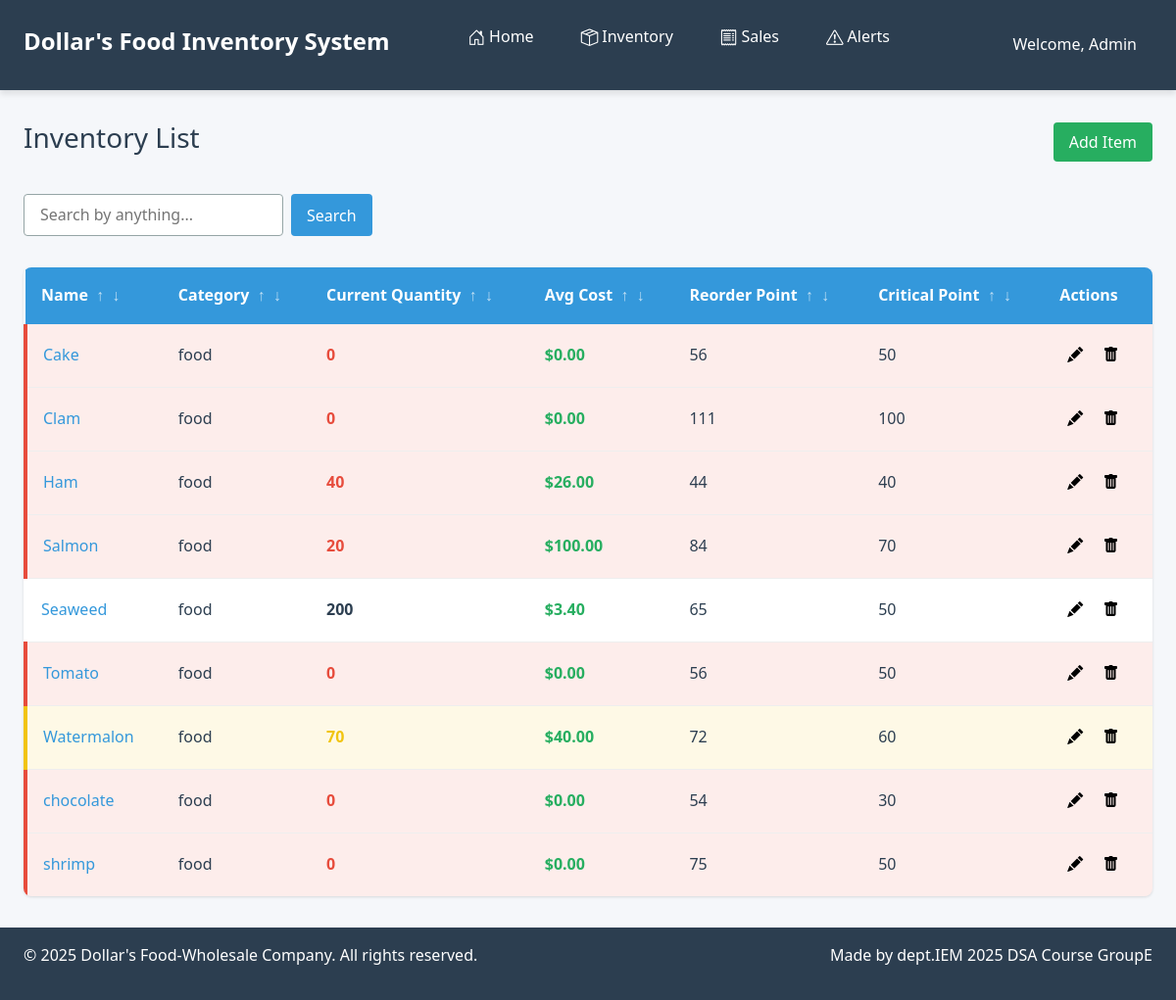
Screenshot of /inventory/ with the database file from the repository.
### inventory/models.py (models this page shows, shortened)
class Item(models.Model):
    CATEGORY_CHOICES = [('food','food'),]
    name = models.CharField(max_length=100, unique=True)
    category = models.CharField(max_length=20, choices=CATEGORY_CHOICES, null=True, blank=True)
    critical_point = models.IntegerField(default=0)
    lead_time_demand = models.FloatField(
        validators=[MinValueValidator(0.1), MaxValueValidator(1.0)],
        help_text="please enter a number between 0.1 ~ 1.0 as the system criteria",
        default=0.1
    )
    image = models.ImageField(upload_to='item_images/', blank=True, null=True)
    @property
    def weighted_avg_cost(self):
        today = now().date()
        aggregate = self.stockins.filter(
            models.Q(expiry_date__gte=today) | models.Q(expiry_date__isnull=True)
        ).aggregate(
            total_cost=models.Sum(models.F('unitcost') * models.F('quantity')),
            total_quantity=models.Sum('quantity')
        )
        total_cost = aggregate['total_cost'] or Decimal('0')
        total_quantity = aggregate['total_quantity'] or Decimal('0')
        if total_quantity > 0:
            return (total_cost / total_quantity).quantize(Decimal('0.00'))
        return Decimal('0.00')

### inventory/views.py (the view, shortened to what this page needs)
# urls.py: path('', views.item_list, name='item_list'),
def item_list(request):
    sort = request.GET.get('sort', 'name')  # 預設排序為 name
    query = request.GET.get('query', '')
    today = now().date()
    items = Item.objects.annotate(
        total_quantity=Sum(
            Case(
                When(stockins__expiry_date__gte=today, then='stockins__quantity'),
                When(stockins__expiry_date__isnull=True, then='stockins__quantity'),
                default=0,
                output_field=IntegerField()
            )
        )
    ).distinct()
    for item in items:
        reorder_point = ceil(item.critical_point * (1 + item.lead_time_demand))
        current_quantity = item.total_quantity or 0
        if current_quantity <= reorder_point:
            item.level = 'reorder'
            if current_quantity <= item.critical_point:
                item.level = 'critical'
        else:
            item.level = 'normal'
        item.reorder_point = reorder_point
    items = list(items)
    reverse = sort.startswith('-')
    sort_key = sort.lstrip('-')
    if sort_key == 'reorder_point':
        items.sort(key=lambda i: i.reorder_point, reverse=reverse)
    if sort_key == 'weighted_avg_cost':
        items.sort(key=lambda i: i.weighted_avg_cost if i.weighted_avg_cost is not None else 0, reverse=reverse)
    elif sort_key == 'total_quantity':
        items.sort(key=lambda i: i.total_quantity if i.total_quantity is not None else 0, reverse=reverse)
    else:
        valid_fields = [f.name for f in Item._meta.fields]
        if sort_key in valid_fields:
            items.sort(key=lambda i: getattr(i, sort_key) or '', reverse=reverse)
    return render(request, 'inventory/item_list.html', {
        'items': items,
        'current_sort': sort,
        'query': query,
    })

### inventory/templates/inventory/item_list.html
{% extends "base.html" %}
{% load static %}
{% block page_title %}
Inventory List
{% endblock %}
{% block page_actions %}
<a href="{% url 'inventory:item_create' %}" class="btn btn-add">Add Item</a>
{% endblock %}
{% block content %}
<link rel="stylesheet" href="{% static 'css/inventory.css' %}">
<div class="inventory-header">
    <div class="inventory-actions">
        <form method="get" action="" class="search-form">
            <input type="text" name="query" value="{{ query|default_if_none:'' }}"
                   placeholder="Search by anything..." class="search-input">
            <button type="submit" class="btn btn-search">Search</button>
        </form>
    </div>
</div>
<div class="table-container">
    <table class="inventory-table">
        <thead>
            <tr>
                <th class="sortable">
                    Name
                    <a href="?{% if query %}query={{ query }}&{% endif %}sort=name" class="sort-link">↑</a>
                    <a href="?{% if query %}query={{ query }}&{% endif %}sort=-name" class="sort-link">↓</a>
                </th>
                <th class="sortable">
                    Category
                    <a href="?{% if query %}query={{ query }}&{% endif %}sort=category" class="sort-link">↑</a>
                    <a href="?{% if query %}query={{ query }}&{% endif %}sort=-category" class="sort-link">↓</a>
                </th>
                <th class="sortable">
                    Current Quantity
                    <a href="?{% if query %}query={{ query }}&{% endif %}sort=total_quantity" class="sort-link">↑</a>
                    <a href="?{% if query %}query={{ query }}&{% endif %}sort=-total_quantity" class="sort-link">↓</a>
                </th>
                <th class="sortable">
                    Avg Cost
                    <a href="?{% if query %}query={{ query }}&{% endif %}sort=weighted_avg_cost" class="sort-link">↑</a>
                    <a href="?{% if query %}query={{ query }}&{% endif %}sort=-weighted_avg_cost" class="sort-link">↓</a>
                </th>
                <th class="sortable">
                    Reorder Point
                    <a href="?{% if query %}query={{ query }}&{% endif %}sort=reorder_point" class="sort-link">↑</a>
                    <a href="?{% if query %}query={{ query }}&{% endif %}sort=-reorder_point" class="sort-link">↓</a>
                </th>
                <th class="sortable">
                    Critical Point
                    <a href="?{% if query %}query={{ query }}&{% endif %}sort=critical_point" class="sort-link">↑</a>
                    <a href="?{% if query %}query={{ query }}&{% endif %}sort=-critical_point" class="sort-link">↓</a>
                </th>
                <th>Actions</th>
            </tr>
        </thead>
        <tbody>
            {% for item in items %}
            <tr class="inventory-item {{ item.level }}">
                <td>
                    <a href="{% url 'inventory:item_detail' item.pk %}" class="item-link">{{ item.name }}</a>
                </td>
                <td>{{ item.get_category_display|default:"-" }}</td>
                <td class="quantity-cell">{{ item.total_quantity|default:"0" }}</td>
                <td class="cost-cell">${{ item.weighted_avg_cost|floatformat:2 }}</td>
                <td class="reorder-cell">{{ item.reorder_point }}</td>
                <td class="critical-cell">{{ item.critical_point }}</td>
                <td class="actions-cell">
                    <a href="{% url 'inventory:item_update' item.pk %}" class="btn-edit"><i class="bi bi-pencil-fill"></i></a>
                    <a href="{% url 'inventory:item_delete' item.pk %}" class="btn-delete"><i class="bi bi-trash-fill"></i></a>
                </td>
            </tr>
            {% empty %}
            <tr class="no-items">
                <td colspan="7">
                    No items found
                </td>
            </tr>
            {% endfor %}
        </tbody>
    </table>
</div>
{% endblock %}

### templates/base.html (shortened to what this page needs)
<!DOCTYPE html>
{% load static %}
<html lang="en">
<head>
    <link href="https://cdn.jsdelivr.net/npm/bootstrap@5.3.0/dist/css/bootstrap.min.css" rel="stylesheet">
    <link rel="stylesheet" href="{% static 'css/base.css' %}">
    <link rel="stylesheet" href="https://cdn.jsdelivr.net/npm/bootstrap-icons@1.11.1/font/bootstrap-icons.css">
</head>
<body class="app-body">
    <header class="app-header">
        <div class="header-container">
            <div class="branding">
                <h1 class="app-title">Dollar's Food Inventory System</h1>
            </div>
            <nav class="main-nav">
                <ul class="nav-list">
                    <li class="nav-item">
                        <a href="{% url 'homepage:homepage' %}" class="nav-link">
                            <i class="bi bi-house-door"></i> Home
                        </a>
                    </li>
                    <li class="nav-item">
                        <a href="{% url 'inventory:item_list' %}" class="nav-link">
                            <i class="bi bi-box-seam"></i> Inventory
                        </a>
                    </li>
                    <li class="nav-item">
                        <a href="{% url 'transactions:transaction_list' %}" class="nav-link">
                            <i class="bi bi-receipt"></i> Sales
                        </a>
                    </li>
                    <li class="nav-item">
                        <a href="{% url 'alerts:alert_list' %}" class="nav-link">
                            <i class="bi bi-exclamation-triangle"></i> Alerts
                        </a>
                    </li>
                </ul>
            </nav>
            <div class="user-controls">
                <span class="welcome-msg">
                    <a href="{% url 'admin:index' %}" class="nav-link">Welcome, Admin</a>
                </span>
            </div>
        </div>
    </header>
    <main class="app-main">
        <div class="content-container">
            <div class="page-header">
                <h2 class="page-title">{% block page_title %}{% endblock %}</h2>
                <div class="page-actions">
                    {% block page_actions %}{% endblock %}
                </div>
            </div>
            {% block content %}{% endblock %}
        </div>
    </main>
    <footer class="app-footer">
        <div class="footer-container">
            <p class="copyright">&copy; {% now "Y" %} Dollar's Food-Wholesale Company. All rights reserved.</p>
            <p class="groupE">Made by dept.IEM 2025 DSA Course GroupE</p>
        </div>
    </footer>
</body>
</html>

### static/css/base.css (style rules this page uses)
:root { --primary-color: #2c3e50; --secondary-color: #3498db; --accent-color: #e74c3c; --success-color: #27ae60; --warning-yellow: #f1c40f; --warning-orange: #e67e22; --warning-red: #e74c3c; --light-color: #ecf0f1; --dark-color: #2c3e50; --gray-color: #95a5a6; --space-xs: 0.25rem; --space-sm: 0.5rem; --space-md: 1rem; --space-lg: 1.5rem; --space-xl: 2rem; --radius-sm: 4px; --radius-md: 8px; --radius-lg: 12px; --shadow-sm: 0 1px 3px rgba(0,0,0,0.12); --shadow-md: 0 4px 6px rgba(0,0,0,0.1); --shadow-lg: 0 10px 25px rgba(0,0,0,0.1); }
* { margin: 0; padding: 0; box-sizing: border-box; }
.app-body { font-family: 'Segoe UI', 'Roboto', sans-serif; line-height: 1.6; color: var(--dark-color); background-color: #f5f7fa; display: flex; flex-direction: column; min-height: 100vh; }
.app-header { background-color: var(--primary-color); color: white; box-shadow: var(--shadow-md); position: sticky; top: 0; z-index: 1000; }
.header-container { display: flex; justify-content: space-between; align-items: center; max-width: 1400px; margin: 0 auto; padding: var(--space-md) var(--space-lg); }
.branding { display: flex; align-items: center; gap: var(--space-md); }
.app-title { font-size: 1.5rem; font-weight: 600; }
.main-nav { flex-grow: 1; margin: 0 var(--space-xl); }
.nav-list { display: flex; gap: var(--space-md); list-style: none; }
.nav-link { color: white; text-decoration: none; display: flex; align-items: center; gap: var(--space-xs); padding: var(--space-sm) var(--space-md); border-radius: var(--radius-sm); transition: all 0.2s ease; }
.nav-link i { font-size: 1.1rem; }
.app-main { flex: 1; padding: var(--space-xl) 0; }
.content-container { max-width: 1400px; margin: 0 auto; padding: 0 var(--space-lg); }
.page-header { display: flex; justify-content: space-between; align-items: center; margin-bottom: var(--space-xl); }
.page-title { font-size: 1.75rem; color: var(--primary-color); }
.app-footer { background-color: var(--primary-color); color: white; padding: var(--space-md) 0; }
.footer-container { max-width: 1400px; margin: 0 auto; padding: 0 var(--space-lg); display: flex; justify-content: space-between; align-items: center; }
.groupE { display: flex; gap: var(--space-lg); }
.btn { display: inline-flex; align-items: center; gap: var(--space-xs); padding: var(--space-sm) var(--space-md); border-radius: var(--radius-sm); font-weight: 500; cursor: pointer; transition: all 0.2s ease; border: none; }

### rows the page displays
Item: name "Cake", category "food", total_quantity "0", weighted_avg_cost "0.00", reorder_point "56", critical_point "50"
Item: name "Clam", category "food", total_quantity "0", weighted_avg_cost "0.00", reorder_point "111", critical_point "100"
Item: name "Ham", category "food", total_quantity "40", weighted_avg_cost "26.00", reorder_point "44", critical_point "40"
Item: name "Salmon", category "food", total_quantity "20", weighted_avg_cost "100.00", reorder_point "84", critical_point "70"
Item: name "Seaweed", category "food", total_quantity "200", weighted_avg_cost "3.40", reorder_point "65", critical_point "50"
Item: name "Tomato", category "food", total_quantity "0", weighted_avg_cost "0.00", reorder_point "56", critical_point "50"
Item: name "Watermalon", category "food", total_quantity "70", weighted_avg_cost "40.00", reorder_point "72", critical_point "60"
Item: name "chocolate", category "food", total_quantity "0", weighted_avg_cost "0.00", reorder_point "54", critical_point "30"
Item: name "shrimp", category "food", total_quantity "0", weighted_avg_cost "0.00", reorder_point "75", critical_point "50"
